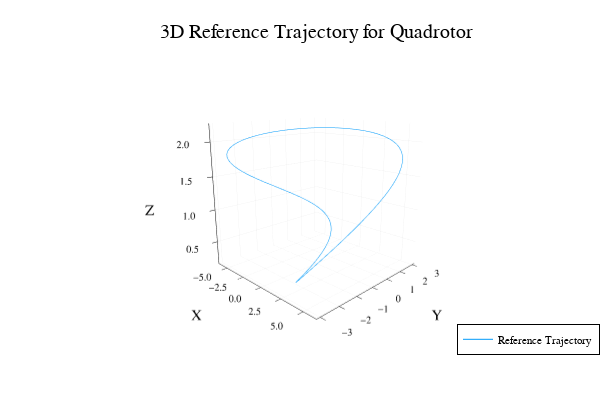

Notebook code cell kept with this figure:
### Code cell
function create_reference(N, dt)
	# create reference trajectory for quadrotor 
	R = 6
	Xref = [
		[R * cos(t); R * cos(t) * sin(t); 1.2 + sin(t); zeros(9)]
		for t ∈ range(-pi / 2, 3 * pi / 2, length = N)
	]

	for i ∈ 1:(N-1)
		Xref[i][4:6] = (Xref[i+1][1:3] - Xref[i][1:3]) / dt
	end

	Xref[N][4:6] = Xref[N-1][4:6]

	Uref = [(9.81 * 0.5 / 4) * ones(4) for i ∈ 1:(N-1)]

	return Xref, Uref
end

Xref, Uref = create_reference(100, 0.05)

x_positions = [Xref[i][1] for i in 1:length(Xref)]
y_positions = [Xref[i][2] for i in 1:length(Xref)]
z_positions = [Xref[i][3] for i in 1:length(Xref)]

display(plot3d(
	x_positions, y_positions, z_positions, label = "Reference Trajectory ", xlabel = "X", ylabel = "Y", zlabel = "Z",
	title = "3D Reference Trajectory for Quadrotor",
	legend = :bottomright,
	camera = (45, 15, 2),  # adjust the azimuth, elevation, and distance
))
@show length(Xref);
@show Xref;
@show length(Uref);
@show Uref;

function solve_quadrotor_trajectory(; verbose = true)
	# problem size 
	nx = 12
	nu = 4
	dt = 0.05
	tf = 5
	t_vec = 0:dt:tf
	N = length(t_vec) # number of time steps, 100

	# create reference trajectory 
	Xref, Uref = create_reference(N, dt)

	# tracking cost function
	# Q: 
	# [[1, 0, 0, 0, 0, 0, 0, 0, 0, 0, 0, 0],
	#  [0, 1, 0, 0, 0, 0, 0, 0, 0, 0, 0, 0],
	#  [0, 0, 1, 0, 0, 0, 0, 0, 0, 0, 0, 0],
	#  [0, 0, 0, 0.1, 0, 0, 0, 0, 0, 0, 0, 0],
	#  [0, 0, 0, 0, 0.1, 0, 0, 0, 0, 0, 0, 0],
	#  [0, 0, 0, 0, 0, 0.1, 0, 0, 0, 0, 0, 0],
	#  [0, 0, 0, 0, 0, 0, 1, 0, 0, 0, 0, 0],
	#  [0, 0, 0, 0, 0, 0, 0, 1, 0, 0, 0, 0],
	#  [0, 0, 0, 0, 0, 0, 0, 0, 1, 0, 0, 0],
	#  [0, 0, 0, 0, 0, 0, 0, 0, 0, 0.1, 0, 0],
	#  [0, 0, 0, 0, 0, 0, 0, 0, 0, 0, 0.1, 0],
	#  [0, 0, 0, 0, 0, 0, 0, 0, 0, 0, 0, 0.1]]
	Q = 1 * diagm([1 * ones(3); 0.1 * ones(3); 1 * ones(3); 0.1 * ones(3)])

	# R:
	# [[0.1, 0, 0, 0],
	#  [0, 0.1, 0, 0],
	#  [0, 0, 0.1, 0],
	#  [0, 0, 0, 0.1]]
	R = 0.1 * diagm(ones(nu))
	Qf = 10 * Q

	# dynamics parameters (these are estimated)
	model = (mass = 0.5,
		J = Diagonal([0.0023, 0.0023, 0.004]),
		gravity = [0, 0, -9.81],
		L = 0.1750,
		kf = 1.0, km = 0.0245,
		dt = dt)

	# the params needed by iLQR 
	params = (N = N, nx = nx, nu = nu,
		Xref = Xref, Uref = Uref,
		Q = Q, R = R, Qf = Qf,
		model = model)

	# initial condition 
	x0 = 1 * Xref[1]

	# initial guess controls 
	U = [(uref + 0.0001 * randn(nu)) for uref in Uref]

	# solve with iLQR
	X, U, K = iLQR(params, x0, U; atol = 1e-4, max_iters = 250, verbose = verbose)

	return X, U, K, t_vec, params
end

### Figure 1 — Plotly figure (JSON) as saved in the notebook; plotly's stock layout.template omitted (floating-point values rounded to 4 significant figures)
{"data": [{"colorbar": {"len": 0.8657, "title": "", "x": 0.9934, "y": 0.5087}, "legendgroup": "Reference Trajectory ", "line": {"color": "rgba(0, 154, 250, 1.000)", "dash": "solid", "shape": "linear", "width": 1}, "mode": "lines", "name": "Reference Trajectory ", "scene": "scene", "showlegend": true, "type": "scatter3d", "x": [3.674e-16, 0.3805, 0.7596, 1.136, 1.507, 1.872, 2.23, 2.579, 2.917, 3.244, 3.557, 3.857, 4.14, 4.408, 4.657, 4.887, 5.098, 5.289, 5.458, 5.605, 5.729, 5.831, 5.909, 5.963, 5.993, 5.999, 5.981, 5.939, 5.873, 5.783, 5.67, 5.534, 5.376, 5.196, 4.995, 4.775, 4.534, 4.276, 4.001, 3.709, 3.402, 3.082, 2.749, 2.406, 2.052, 1.69, 1.322, 0.948, 0.5703, 0.1904, -0.1904, -0.5703, -0.948, -1.322, -1.69, -2.052, -2.406, -2.749, -3.082, -3.402, -3.709, -4.001, -4.276, -4.534, -4.775, -4.995, -5.196, -5.376, -5.534, -5.67, -5.783, -5.873, -5.939, -5.981, -5.999, -5.993, -5.963, -5.909, -5.831, -5.729, -5.605, -5.458, -5.289, -5.098, -4.887, -4.657, -4.408, -4.14, -3.857, -3.557, -3.244, -2.917, -2.579, -2.23, -1.872, -1.507, -1.136, -0.7596, -0.3805, -1.102e-15], "xaxis": "x", "y": [-3.674e-16, -0.3798, -0.7534, -1.115, -1.459, -1.779, -2.07, -2.328, -2.549, -2.729, -2.865, -2.954, -2.997, -2.991, -2.936, -2.835, -2.688, -2.498, -2.267, -2.0, -1.701, -1.375, -1.026, -0.6609, -0.2852, 0.09518, 0.474, 0.8452, 1.203, 1.541, 1.854, 2.138, 2.387, 2.598, 2.767, 2.892, 2.969, 3.0, 2.982, 2.915, 2.802, 2.644, 2.444, 2.204, 1.928, 1.622, 1.289, 0.9361, 0.5678, 0.1903, -0.1903, -0.5678, -0.9361, -1.289, -1.622, -1.928, -2.204, -2.444, -2.644, -2.802, -2.915, -2.982, -3.0, -2.969, -2.892, -2.767, -2.598, -2.387, -2.138, -1.854, -1.541, -1.203, -0.8452, -0.474, -0.09518, 0.2852, 0.6609, 1.026, 1.375, 1.701, 2.0, 2.267, 2.498, 2.688, 2.835, 2.936, 2.991, 2.997, 2.954, 2.865, 2.729, 2.549, 2.328, 2.07, 1.779, 1.459, 1.115, 0.7534, 0.3798, 1.102e-15], "yaxis": "y", "z": [0.2, 0.202, 0.208, 0.2181, 0.2321, 0.2499, 0.2716, 0.2971, 0.3262, 0.3587, 0.3947, 0.434, 0.4763, 0.5215, 0.5694, 0.6199, 0.6728, 0.7277, 0.7846, 0.8431, 0.9031, 0.9642, 1.026, 1.089, 1.152, 1.216, 1.279, 1.342, 1.405, 1.466, 1.527, 1.586, 1.644, 1.7, 1.754, 1.806, 1.855, 1.901, 1.945, 1.986, 2.024, 2.058, 2.089, 2.116, 2.14, 2.159, 2.175, 2.187, 2.195, 2.199, 2.199, 2.195, 2.187, 2.175, 2.159, 2.14, 2.116, 2.089, 2.058, 2.024, 1.986, 1.945, 1.901, 1.855, 1.806, 1.754, 1.7, 1.644, 1.586, 1.527, 1.466, 1.405, 1.342, 1.279, 1.216, 1.152, 1.089, 1.026, 0.9642, 0.9031, 0.8431, 0.7846, 0.7277, 0.6728, 0.6199, 0.5694, 0.5215, 0.4763, 0.434, 0.3947, 0.3587, 0.3262, 0.2971, 0.2716, 0.2499, 0.2321, 0.2181, 0.208, 0.202, 0.2], "zaxis": "z"}], "layout": {"annotations": [{"font": {"color": "rgba(0, 0, 0, 1.000)", "family": "sans-serif", "size": 20}, "rotation": 0, "showarrow": false, "text": "3D Reference Trajectory for Quadrotor", "x": 0.5275, "xanchor": "center", "xref": "paper", "y": 1, "yanchor": "top", "yref": "paper"}], "height": 400, "legend": {"bgcolor": "rgba(255, 255, 255, 1.000)", "bordercolor": "rgba(0, 0, 0, 1.000)", "borderwidth": 1, "font": {"color": "rgba(0, 0, 0, 1.000)", "family": "sans-serif", "size": 11}, "title": {"font": {"color": "rgba(0, 0, 0, 1.000)", "family": "sans-serif", "size": 15}, "text": ""}, "tracegroupgap": 0, "traceorder": "normal", "x": 1, "xanchor": "right", "y": 0.07, "yanchor": "bottom"}, "margin": {"b": 20, "l": 0, "r": 0, "t": 20}, "paper_bgcolor": "rgba(255, 255, 255, 1.000)", "plot_bgcolor": "rgba(255, 255, 255, 1.000)", "scene": {"camera": {"eye": {"x": 1.776, "y": -1.776, "z": 0.6729}, "projection": "orthographic"}, "domain": {"x": [0.06165, 0.9934], "y": [0.07581, 0.9415]}, "xaxis": {"gridcolor": "rgba(0, 0, 0, 0.100)", "gridwidth": 0.5, "linecolor": "rgba(0, 0, 0, 1.000)", "mirror": false, "range": [-6.359, 6.359], "showgrid": true, "showline": true, "showticklabels": true, "tickangle": 0, "tickcolor": "rgb(0, 0, 0)", "tickfont": {"color": "rgba(0, 0, 0, 1.000)", "family": "sans-serif", "size": 11}, "tickmode": "array", "ticks": "inside", "ticktext": ["−5.0", "−2.5", "0.0", "2.5", "5.0"], "tickvals": [-5, -2.5, 0, 2.5, 5], "title": "X", "titlefont": {"color": "rgba(0, 0, 0, 1.000)", "family": "sans-serif", "size": 15}, "type": "-", "visible": true, "zeroline": false, "zerolinecolor": "rgba(0, 0, 0, 1.000)"}, "yaxis": {"gridcolor": "rgba(0, 0, 0, 0.100)", "gridwidth": 0.5, "linecolor": "rgba(0, 0, 0, 1.000)", "mirror": false, "range": [-3.18, 3.18], "showgrid": true, "showline": true, "showticklabels": true, "tickangle": 0, "tickcolor": "rgb(0, 0, 0)", "tickfont": {"color": "rgba(0, 0, 0, 1.000)", "family": "sans-serif", "size": 11}, "tickmode": "array", "ticks": "inside", "ticktext": ["−3", "−2", "−1", "0", "1", "2", "3"], "tickvals": [-3, -2, -1, 0, 1, 2, 3], "title": "Y", "titlefont": {"color": "rgba(0, 0, 0, 1.000)", "family": "sans-serif", "size": 15}, "type": "-", "visible": true, "zeroline": false, "zerolinecolor": "rgba(0, 0, 0, 1.000)"}, "zaxis": {"gridcolor": "rgba(0, 0, 0, 0.100)", "gridwidth": 0.5, "linecolor": "rgba(0, 0, 0, 1.000)", "mirror": false, "range": [0.14, 2.259], "showgrid": true, "showline": true, "showticklabels": true, "tickangle": 0, "tickcolor": "rgb(0, 0, 0)", "tickfont": {"color": "rgba(0, 0, 0, 1.000)", "family": "sans-serif", "size": 11}, "tickmode": "array", "ticks": "inside", "ticktext": ["0.5", "1.0", "1.5", "2.0"], "tickvals": [0.5, 1, 1.5, 2], "title": "Z", "titlefont": {"color": "rgba(0, 0, 0, 1.000)", "family": "sans-serif", "size": 15}, "type": "-", "visible": true, "zeroline": false, "zerolinecolor": "rgba(0, 0, 0, 1.000)"}}, "showlegend": true, "width": 600}}
